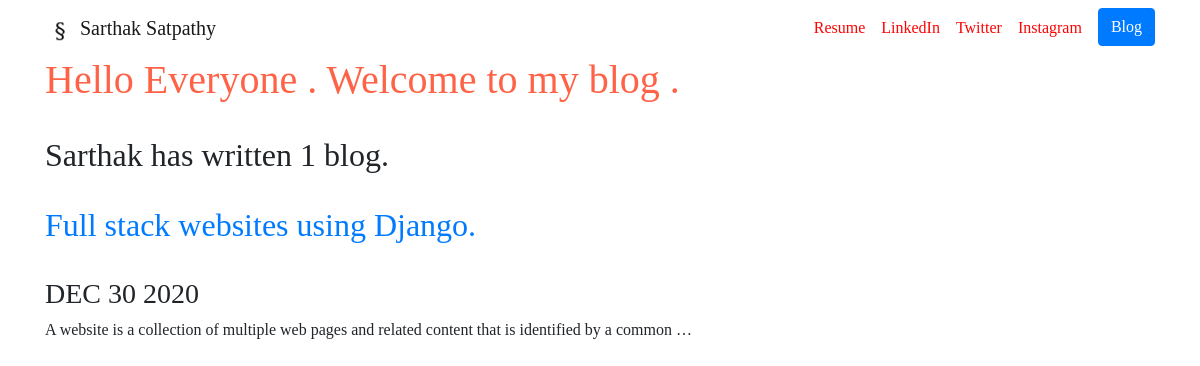
Screenshot of /blog/ with the database file from the repository.
### blog/models.py (models this page shows, shortened)
class Blog(models.Model):
    title = models.CharField(max_length=80)
    description = models.TextField()
    date = models.DateField()

### blog/views.py (the view)
# urls.py: path('',views.all_blogs,name='all_blogs'),
def all_blogs(request):
    blogs = Blog.objects.all()
    return render(request,'blog/all_blogs.html',{'blogs':blogs})

### blog/templates/blog/all_blogs.html
{% extends 'port_folio/base.html' %}
{% block content %}
<h1 style="color:Tomato;">Hello Everyone . Welcome to my blog .</h1>
<br>
<h2>Sarthak has written {{blogs.count}} blog{{blogs.count | pluralize}}.</h2>
<br>
{% for blog in blogs %}
<a href="{% url 'blog:detail' blog.id %}"><h2>{{blog.title}}</h2></a>
<br>
<h3>{{blog.date | date:'M d Y'|upper}}</h3>
<p>{{blog.description|striptags|truncatechars:100}}</p>
{% endfor %}
{%endblock%}

### portfolio/static/port_folio/custom.css (style rules this page uses)
body { font-family: 'Libre+Baskerville', serif; }

### rows the page displays
Blog: title "Full stack websites using Django.", date "DEC 30 2020", description "A website is a collection of multiple web pages and related content that is identified by a common …"

### other values shown
{{ blogs.count }} "1"
